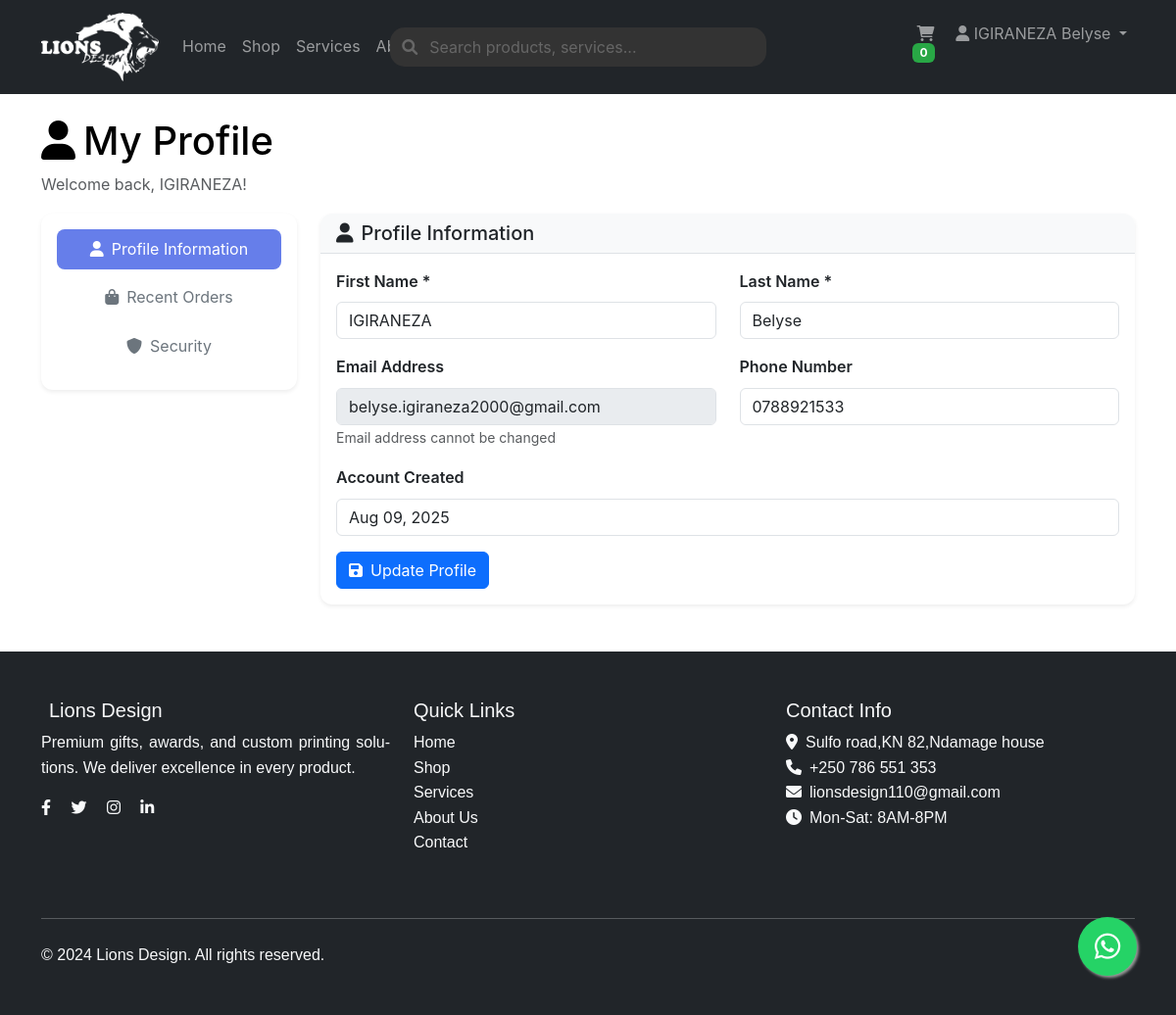
The app's page /profile.php (signed in) with its own data.
### tables this page shows
CREATE TABLE `users` (
  `id` int(11) NOT NULL,
  `email` varchar(255) NOT NULL,
  `password` varchar(255) NOT NULL,
  `first_name` varchar(100) NOT NULL,
  `last_name` varchar(100) NOT NULL,
  `phone` varchar(20) DEFAULT NULL,
  `address` text DEFAULT NULL,
  `created_at` timestamp NOT NULL DEFAULT current_timestamp(),
  `updated_at` timestamp NOT NULL DEFAULT current_timestamp() ON UPDATE current_timestamp(),
  `role` enum('super','admin','customer') DEFAULT 'customer'
);

### profile.php (the view, shortened to what this page needs)
<?php
require_once 'config/database.php';
$user_id = $_SESSION['user_id'];
$stmt = $conn->prepare("SELECT * FROM users WHERE id = ?");
$stmt->execute([$user_id]);
$user = $stmt->fetch(PDO::FETCH_ASSOC);
?>
<!DOCTYPE html>
<html lang="en">
<head>
    <link href="https://cdn.jsdelivr.net/npm/bootstrap@5.3.0/dist/css/bootstrap.min.css" rel="stylesheet">
    <link href="assets/css/style.css" rel="stylesheet">
    <link href="https://cdnjs.cloudflare.com/ajax/libs/font-awesome/6.0.0/css/all.min.css" rel="stylesheet">
</head>
<body>
    <?php include 'includes/header.php'; ?>
    <div class="container mt-4">
        <div class="row">
            <div class="col-12">
                <h1 class="mb-2">
                    <i class="fas fa-user me-2"></i>My Profile
                </h1>
                <p class="text-muted">Welcome back, <?php echo htmlspecialchars($user['first_name']); ?>!</p>
            </div>
        </div>
    </div>
    <div class="container mb-5">
        <div class="row">
            <div class="col-lg-3">
                <div class="card">
                    <div class="card-body">
                        <div class="nav flex-column nav-pills" id="v-pills-tab" role="tablist">
                            <button class="nav-link active" id="v-pills-profile-tab" data-bs-toggle="pill" data-bs-target="#v-pills-profile" type="button" role="tab">
                                <i class="fas fa-user me-2"></i>Profile Information
                            </button>
                            <button class="nav-link" id="v-pills-orders-tab" data-bs-toggle="pill" data-bs-target="#v-pills-orders" type="button" role="tab">
                                <i class="fas fa-shopping-bag me-2"></i>Recent Orders
                            </button>
                            <button class="nav-link" id="v-pills-security-tab" data-bs-toggle="pill" data-bs-target="#v-pills-security" type="button" role="tab">
                                <i class="fas fa-shield-alt me-2"></i>Security
                            </button>
                        </div>
                    </div>
                </div>
            </div>
            <div class="col-lg-9">
                <div class="tab-content" id="v-pills-tabContent">
                    <div class="tab-pane fade show active" id="v-pills-profile" role="tabpanel">
                        <div class="card">
                            <div class="card-header">
                                <h5 class="mb-0">
                                    <i class="fas fa-user me-2"></i>Profile Information
                                </h5>
                            </div>
                            <div class="card-body">
                                <form method="POST" action="">
                                    <div class="row">
                                        <div class="col-md-6 mb-3">
                                            <label for="first_name" class="form-label">First Name *</label>
                                            <input type="text" class="form-control" id="first_name" name="first_name" value="<?php echo htmlspecialchars($user['first_name']); ?>" required>
                                        </div>
                                        <div class="col-md-6 mb-3">
                                            <label for="last_name" class="form-label">Last Name *</label>
                                            <input type="text" class="form-control" id="last_name" name="last_name" value="<?php echo htmlspecialchars($user['last_name']); ?>" required>
                                        </div>
                                    </div>
                                    <div class="row">
                                        <div class="col-md-6 mb-3">
                                            <label for="email" class="form-label">Email Address</label>
                                            <input type="email" class="form-control" id="email" value="<?php echo htmlspecialchars($user['email']); ?>" disabled>
                                            <small class="text-muted">Email address cannot be changed</small>
                                        </div>
                                        <div class="col-md-6 mb-3">
                                            <label for="phone" class="form-label">Phone Number</label>
                                            <input type="tel" class="form-control" id="phone" name="phone" value="<?php echo htmlspecialchars($user['phone'] ?? ''); ?>">
                                        </div>
                                    </div>
                                    <div class="mb-3">
                                        <label class="form-label">Account Created</label>
                                        <input type="text" class="form-control" value="<?php echo date('M d, Y', strtotime($user['created_at'])); ?>" readonly>
                                    </div>
                                    <button type="submit" name="update_profile" class="btn btn-primary">
                                        <i class="fas fa-save me-2"></i>Update Profile
                                    </button>
                                </form>
                            </div>
                        </div>
                    </div>
                </div>
            </div>
        </div>
    </div>
    <?php include 'includes/footer.php'; ?>
</body>
</html>

### assets/css/style.css (style rules this page uses)
:root { --primary-color: #000000; --secondary-color: #ffffff; --success-color: #28a745; --warning-color: #ffc107; --danger-color: #dc3545; --light-gray: #f8f9fa; --dark-gray: #343a40; }
body { font-family: 'Geist', 'Inter', 'Segoe UI', Arial, sans-serif !important; line-height: 1.6; color: var(--primary-color); }
p { text-align: justify; text-justify: inter-word; hyphens: auto; }
.card-text, .card-body, .modal-body, .alert, .lead, .content, .section-content, .article-content, .about-content { text-align: justify; text-justify: inter-word; hyphens: auto; }
.lead, section p, .container p { text-align: justify !important; text-justify: inter-word; hyphens: auto; }
.form-label { font-weight: 600; }

### profile.php (style rules this page uses)
.nav-pills .nav-link { color: #6c757d; border-radius: 0.5rem; margin-bottom: 0.5rem; }
.nav-pills .nav-link.active { background-color: #667eea; color: white; }
.card { border: none; box-shadow: 0 0.125rem 0.25rem rgba(0, 0, 0, 0.075); border-radius: 0.75rem; }
.card-header { background-color: #f8f9fa; border-bottom: 1px solid #dee2e6; border-radius: 0.75rem 0.75rem 0 0 !important; }

### includes/header.php (style rules this page uses)
body, html { font-family: 'Geist', 'Geist Variable', 'Geist Mono', 'Geist Mono Variable', -apple-system, BlinkMacSystemFont, 'Segoe UI', Roboto, 'Helvetica Neue', Arial, sans-serif !important; }

### records on screen
users: first_name "IGIRANEZA", last_name "Belyse", email "belyse.igiraneza2000@gmail.com", phone "0788921533", created_at "Aug 09, 2025"

### other values on screen
$_SESSION['user_name'] "IGIRANEZA Belyse"
